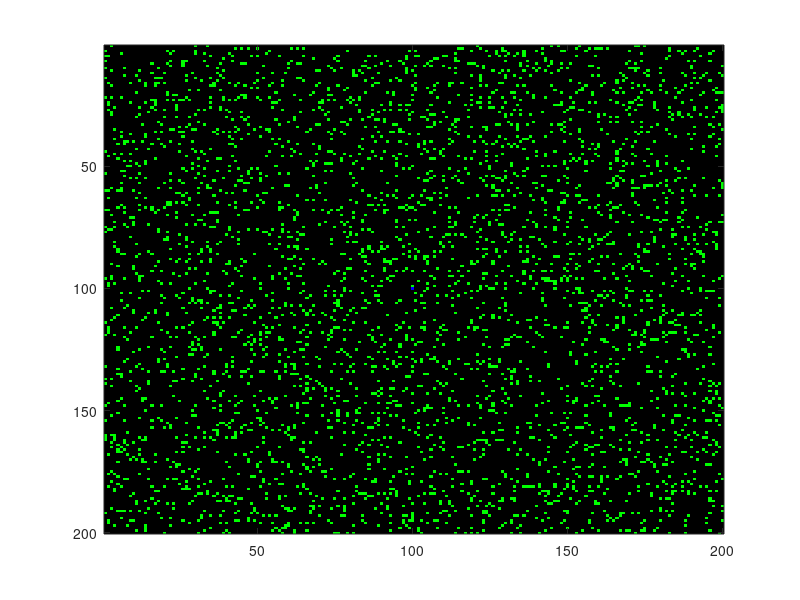

Write MATLAB code to recreate this figure. (Note: this script raises an error after producing the figure.)
clear all
figure(1)
clf

%%% Parameters

iterations=5000;
nx=200; % must be divisible by 4
ny=200; % must be divisible by 4

%%% Initialisation

z=zeros(nx,ny);
o=ones(nx,ny);
sand = z ;
sandNew = z;
sum = z;
gnd = z;
gnd(nx/2,ny/2) = 1 ;

sand = rand(nx,ny)<.1;

imh = image(cat(3,z,sand,gnd));
set(imh, 'erasemode', 'none')
axis equal
axis tight
set(gca,'XTickLabel',{''})  % to remove x tick labels
set(gca,'YTickLabel',{''})  % to remove y tick labels


%%% Run DLA

for i=1:iterations
    p=mod(i,2); %margolis neighborhood
   
    %upper left cell update
    
    xind = [1+p:2:nx-2+p];
    yind = [1+p:2:ny-2+p];
    
    %random velocity choice
    
    vary = rand(nx,ny)<.5 ;
    vary1 = 1-vary;
    
    %diffusion rule -- margolus neighborhood
    %rotate the 4 cells to randomize velocity
    
    sandNew(xind,yind) = ...
        vary(xind,yind).*sand(xind+1,yind) + ... %cw
        vary1(xind,yind).*sand(xind,yind+1) ;    %ccw
        
    sandNew(xind+1,yind) = ...
        vary(xind,yind).*sand(xind+1,yind+1) + ...
        vary1(xind,yind).*sand(xind,yind) ;
        
    sandNew(xind,yind+1) = ...    
        vary(xind,yind).*sand(xind,yind) + ...
        vary1(xind,yind).*sand(xind+1,yind+1) ;
        
     sandNew(xind+1,yind+1) = ...    
        vary(xind,yind).*sand(xind,yind+1) + ...
        vary1(xind,yind).*sand(xind+1,yind) ;
    
    sand = sandNew;
    
    %%% for every sand grain see if it is near the fixed, sticky cluster
    
    sum(2:nx-1,2:ny-1) = gnd(2:nx-1,1:ny-2) + gnd(2:nx-1,3:ny) + ...
                        gnd(1:nx-2, 2:ny-1) + gnd(3:nx,2:ny-1) + ...
                        gnd(1:nx-2,1:ny-2) + gnd(1:nx-2,3:ny) + ...
                        gnd(3:nx,1:ny-2) + gnd(3:nx,3:ny);
    
    %add to the cluster
    
    gnd = ((sum>0) & (sand==1)) | gnd ;
    
    %and eliminate the moving particle
    
    sand(find(gnd==1)) = 0;
    
    set(imh, 'cdata', cat(3,gnd,gnd,(sand==1)) )
    drawnow

end